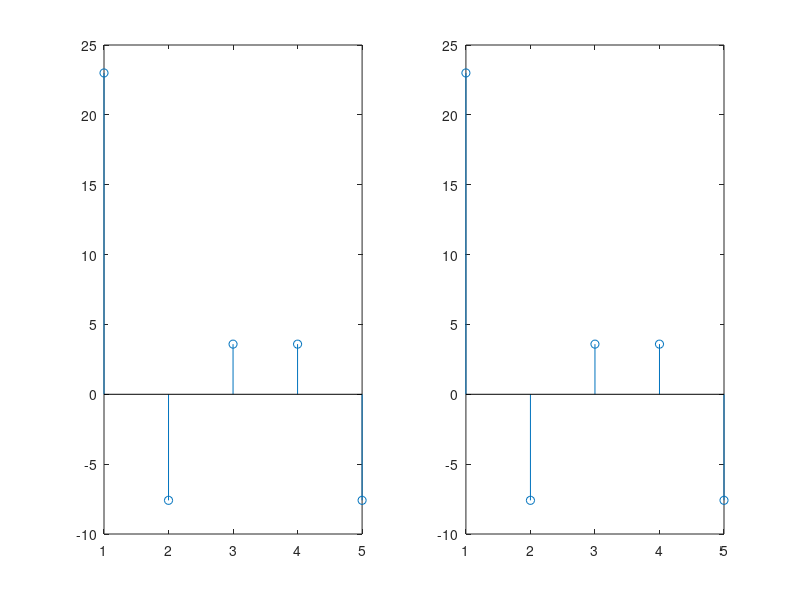

Reproduce this figure in MATLAB.
clc
clear

x1=[0,1,2,4];
x2=[1,0,1,0,1];
N1 = size(x1,2);
N2 = size(x2,2);
N = max(N1,N2);
if N1>N2
    x2 = [x2,zeros(1,N1-N2)];
elseif N2>N1
    x1 = [x1,zeros(1,N2-N1)];
end
y = 2*x1+3*x2;
n = 0:N-1;
k = 0:N-1;
yk1 = y*(exp(-1i*2*pi/N)).^(n'*k)
xk1 = x1*(exp(-1i*2*pi/N)).^(n'*k)
xk2 = x2*(exp(-1i*2*pi/N)).^(n'*k)
yk2 = 2*xk1+3*xk2
subplot(1,2,1)
stem(yk1)
subplot(1,2,2)
stem(yk2)


